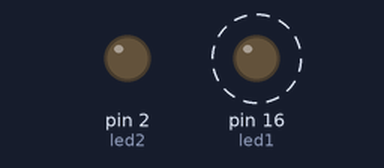
A sketch run on a simulated Arduino Uno, built with avr-gcc and run on an emulated ATmega328P. Parts: output pins drawn as LEDs (lit = HIGH). Dashed ring = blinking.

Above: at 0.5 s.
At 3.5 s:
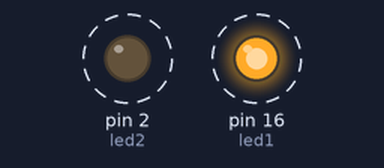
Timing chart, 0 to 4.6 s (numbered marks = the images above):
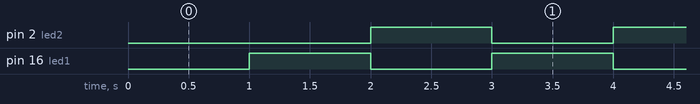

The sketch:

nodemcu_inbuilt_led_on.ino
```cpp
int led1=16;
int led2=2;


void setup() {
  // put your setup code here, to run once:
pinMode(led1,OUTPUT);
pinMode(led2,OUTPUT);
}

void loop() {
  // put your main code here, to run repeatedly:
digitalWrite(led1, LOW);
delay(1000);
digitalWrite(led1,HIGH);

digitalWrite(led2,LOW);
delay(1000);
digitalWrite(led2,HIGH);

}
```

Measured:
- by itself, pin 2 (led2), pin 16 (led1): alternates HIGH for 1.0 s and LOW for 1.0 s
- by itself, everything shown: repeats every 2.0 s, in 3 steps
